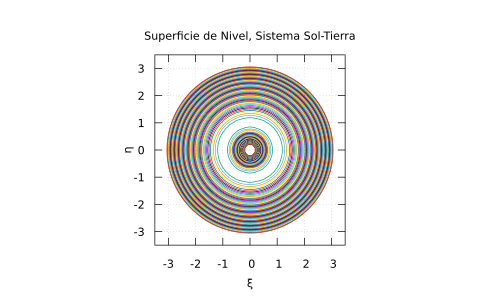

The gnuplot source for this figure:
#    2021-04-07
#    contourSolTierra.gp
#    Diego Sarceño (dsarceno68@gmail.com)

#    Programa superficies de nivel, sistema tierra luna

#    Codificación del texto: UTF8
#    Compiladores probados: GNUPLOT (Ubuntu 20.04 Linux) 5.2
#    Instrucciones de compilación: no requere nada mas
#    gnuplot contourSolTierra.gp

#    Copyright (C) 2021
#    D. R. Sarceño Ramírez
#    dsarceno68@gmail.com
#
#    This program is free software: you can redistribute it and/or
#    modify it under the terms of the GNU General Public License as
#    published by the Free Software Foundation, either version 3 of
#    the License, or (at your option) any later version.
#
#    This program is distributed in the hope that it will be useful,
#    but WITHOUT ANY WARRANTY; without even the implied warranty of
#    MERCHANTABILITY or FITNESS FOR A PARTICULAR PURPOSE.  See the GNU
#    General Public License for more details.
#
#    You should have received a copy of the GNU General Public License
#    along with this program.  If not, see
#    <http://www.gnu.org/licenses/>.

# PROGRAM
# terminal
set terminal pdf
set output 'contourSolTierra.pdf'

# divisiones en la superficies para una mejor visión
set isosamples 50

# labels
set title 'Superficie de Nivel, Sistema Sol-Tierra'
set xlabel 'ξ'
set ylabel 'η'

# superficies de nivel
set size ratio -1
set grid
set view map
#set key outside
set nokey
unset surface
set contour base
set cntrparam levels incremental -5,0.05,0



## plot
# ranges
set xrange [-3.5:3.5]
set yrange [-3.5:3.5]

# constantes
G = 6.6738E-11
Me = 5.972E24
Ms = 1.989E30
a = 1.496E11
xi1 = Me/(Me + Ms)
xi2 = xi1 - 1
K = (Me + Ms)*G/a

splot ( xi2/sqrt((x - xi1)**2 + y**2) - xi1/sqrt((x - xi2)**2 + y**2) - 0.5*(x**2 + y**2) ) t 'V'
